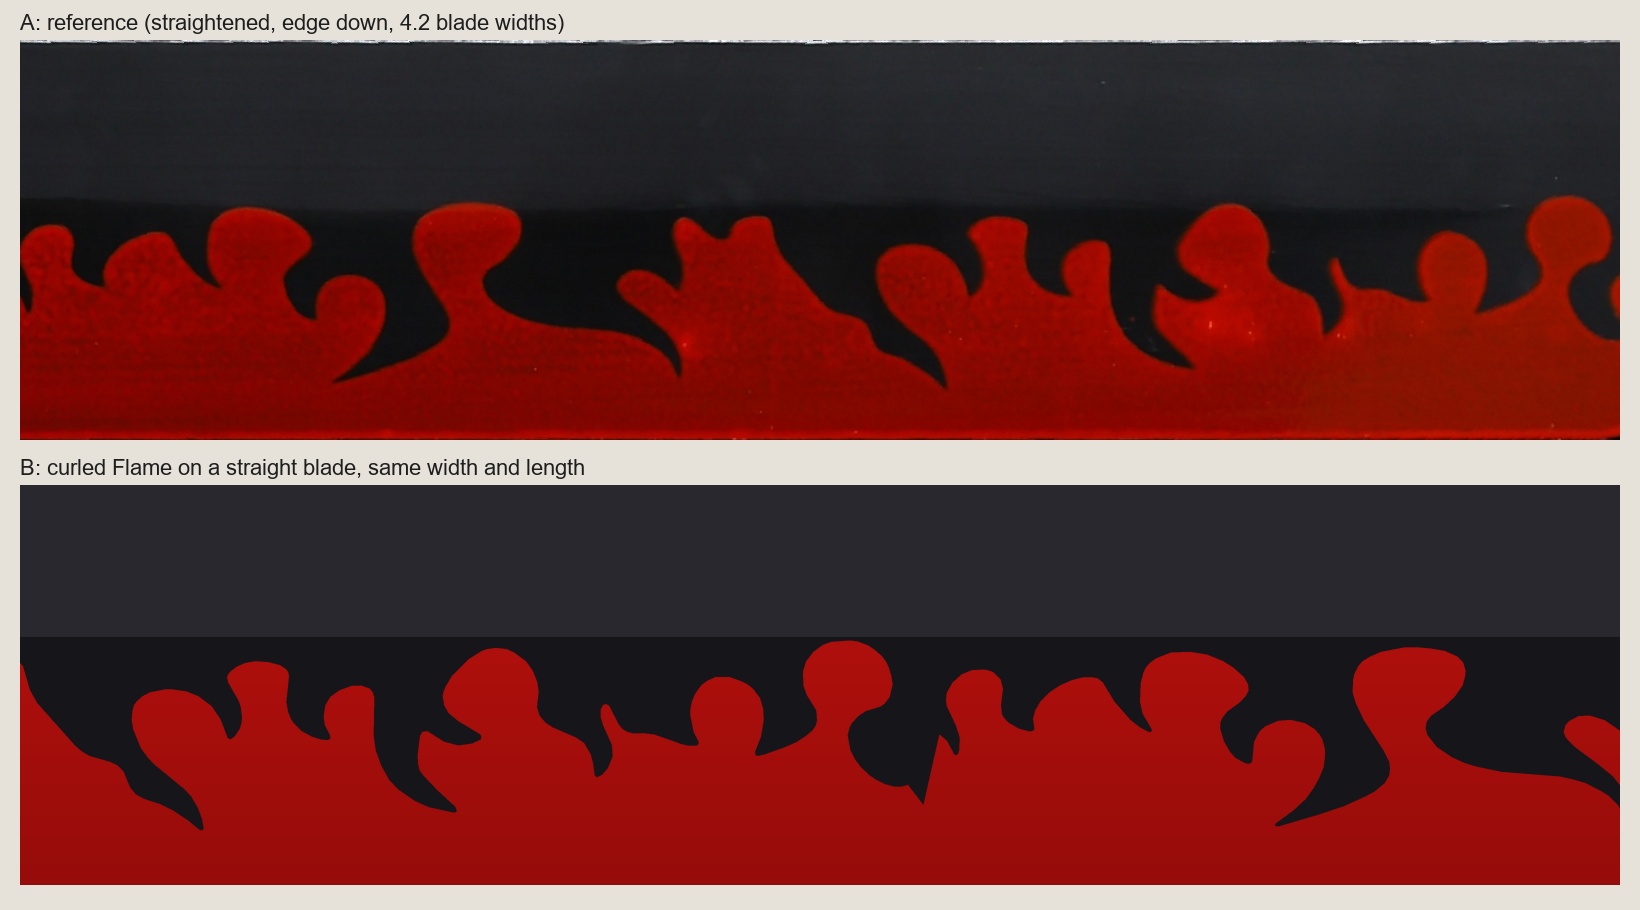

This chart was generated by the following Python code:
"""Fair side-by-side for judging the curled Flame by eye: the reference's straight stretch, straightened (edge down),
above our Flame drawn on a straight blade of the same width and length, in the same red and dark, no outlines.
Run:  python compare_flat.py  -> compare_flat.png next to this file"""
import os
import numpy as np
from PIL import Image, ImageDraw, ImageFont
import curled_flame_preview as cf
import flame_overlay as fo

HERE = os.path.dirname(os.path.abspath(__file__))


def ours_image(n_px, h_px, shift):
    L = 40.0
    polys = cf.flame_polys(L, lambda x: 1.0, L - 1.0)
    SS = 3
    m = Image.new("L", (n_px * SS, h_px * SS), 0)
    d = ImageDraw.Draw(m)
    for poly in polys:
        d.polygon([((x - shift) * h_px * SS, (1 - y) * h_px * SS) for x, y in poly], fill=255)
    k = np.asarray(m.resize((n_px, h_px), Image.LANCZOS), np.float32)[..., None] / 255
    rows = np.linspace(1, 0, h_px)[:, None, None]
    dark = np.array([22, 22, 26]) + np.array([18, 18, 20]) * (rows > 0.62)  # the photo's lighter flat near the spine
    red = np.array([150, 12, 10]) + np.array([40, 6, 4]) * rows  # darker toward the edge, as in the photo
    return Image.fromarray(np.clip(dark * (1 - k) + red * k, 0, 255).astype(np.uint8))


def main(shift=6.0):
    _, width, face = fo.reference()
    ref = Image.fromarray(face)
    ours = ours_image(ref.width, ref.height, shift)
    try:
        font = ImageFont.truetype("arial.ttf", 22)
    except OSError:
        font = ImageFont.load_default()
    sheet = Image.new("RGB", (ref.width + 40, 2 * ref.height + 110), (230, 226, 218))
    d = ImageDraw.Draw(sheet)
    d.text((20, 10), "A: reference (straightened, edge down, 4.2 blade widths)", fill=(30, 30, 30), font=font)
    sheet.paste(ref, (20, 40))
    d.text((20, ref.height + 55), "B: curled Flame on a straight blade, same width and length", fill=(30, 30, 30), font=font)
    sheet.paste(ours, (20, ref.height + 85))
    out = os.path.join(HERE, "compare_flat.png")
    sheet.save(out)
    print(out)


if __name__ == "__main__":
    main()
